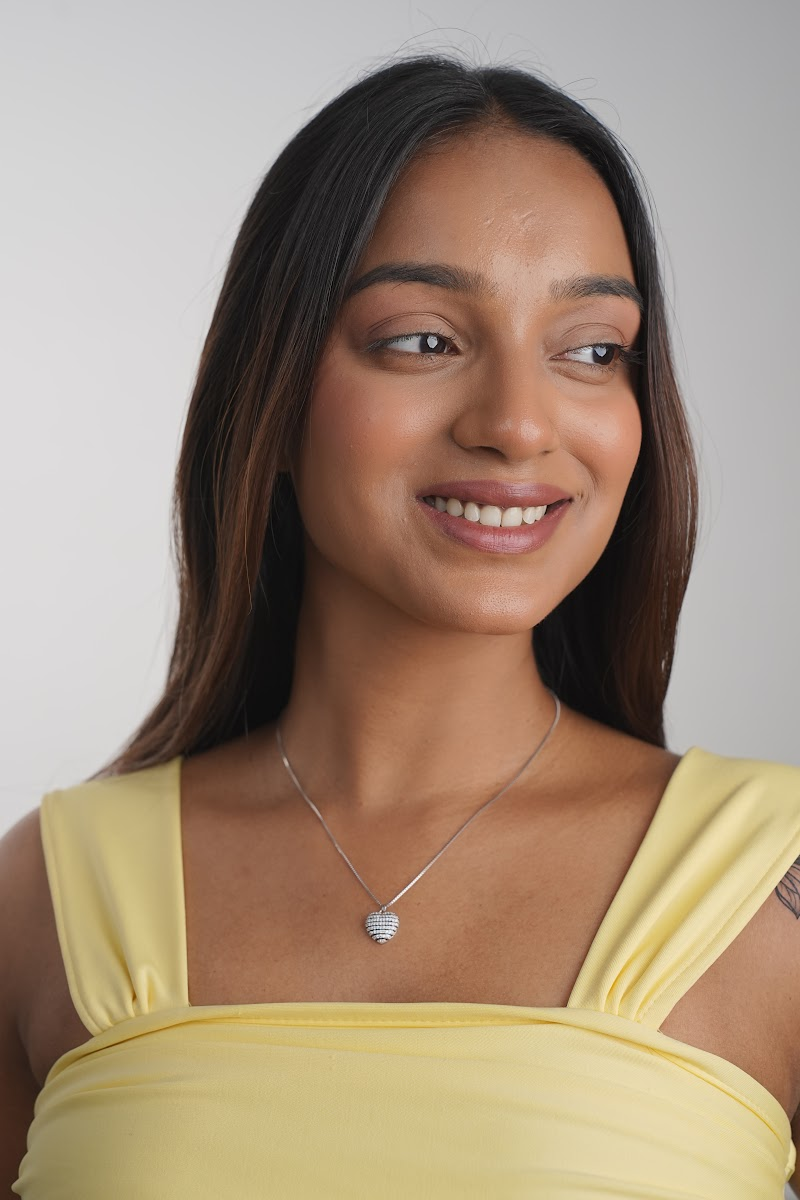
#> input picture jewellery-design-html-dist/model_candidates_thumbs/model_1_solitaire_heart_yellow_dress.jpg, 800 x 1200 px, found by its file name
$ python build_art_directed_hero_banners.py
#> lines starting #> are read from the running program, lines starting #| are printed output that depends on the picture
import os
import sys
from PIL import Image, ImageEnhance, ImageFilter
import numpy as np

target_dirs = [
    'jewellery-design-html/solystra_assets/banners',
    'jewellery-design-html-dist/solystra_assets/banners',
    r'c:\Users\vrund\OneDrive\Desktop\solystra-html\solystra_assets\banners',
    'public/solystra_assets/banners',
]

for d in target_dirs:
    os.makedirs(d, exist_ok=True)

# 4 Authentic Hero Slides with genuine model & jewelry match
slides = [
    {
        'id': 'hero_model_1',
        'title': 'The Solitaire Heart Suite',
        'src': 'scratch/chosen_hero_models/model_1_solitaire_heart_yellow_dress.jpg',
        'crop_y1': 40,
        'crop_y2': 1180,
    },
    {
        'id': 'hero_model_2',
        'title': 'Layered Pearl Solitaire',
        'src': 'scratch/model_candidates/DSC02724.JPG',
        'crop_y1': 0,
        'crop_y2': 1180,
    },
    {
        'id': 'hero_model_3',
        'title': 'Austrian Tennis Bracelet',
        'src': 'scratch/model_candidates/DSC02822.JPG',
        'crop_y1': 0,
        'crop_y2': 1180,
    },
    {
        'id': 'hero_model_4',
        'title': 'The Royal Tiara Solitaire',
        'src': 'scratch/model_candidates/DSC02745.JPG',
        'crop_y1': 0,
        'crop_y2': 1180,
    },
]

print("Building Art-Directed Master Hero Banners for Solystra Jewels...")

for s in slides:
    mid = s['id']
    src_path = s['src']

    with Image.open(src_path) as im:
#> im is the input picture: PIL image 800x1200 RGB; mean R, G, B 162.4, 142.1, 122.1
        raw_rgb = im.convert('RGB')
        w, h = raw_rgb.size

        # -------------------------------------------------------------
        # 1. DESKTOP SPLIT COLUMN IMAGE (900 x 600, aspect 1.5:1)
        # The right column is ~56% width, 520px high.
        # We want the model to comfortably fill the right column,
        # with her full head, hair, eyes, smile, and jewelry framed perfectly.
        # -------------------------------------------------------------
        y1 = s['crop_y1']
        y2 = min(h, s['crop_y2'])
        model_crop = raw_rgb.crop((0, y1, w, y2))
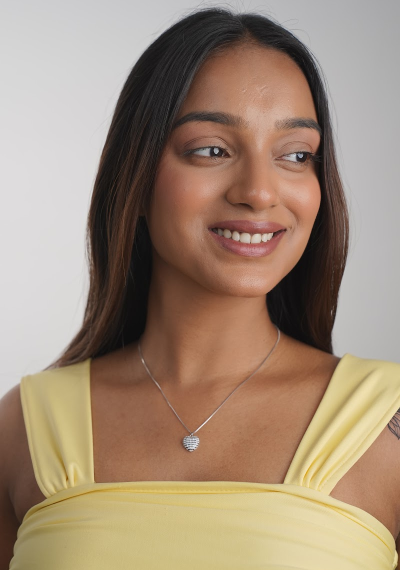
#> model_crop: PIL image 800x1140 RGB (shown at 1/2 size); mean R, G, B 160.9, 139.7, 119.6

        # Scale model crop to fill 900px height (True Window Height for Desktop)
        target_h = 900
        target_w = int(w * (target_h / float(y2 - y1))) # ~610px
        model_scaled = model_crop.resize((target_w, target_h), Image.Resampling.LANCZOS)

        # The right column is ~56% width (~807px on a 1440 screen) and 792-900px high.
        # We place model on an 850x900 canvas, perfectly matching the right column!
        canvas_w, canvas_h = 850, 900
        pc_canvas = Image.new('RGB', (canvas_w, canvas_h), color=(20, 18, 16))

        # Position model from right edge:
        paste_x = canvas_w - target_w # ~240px
        pc_canvas.paste(model_scaled, (paste_x, 0))
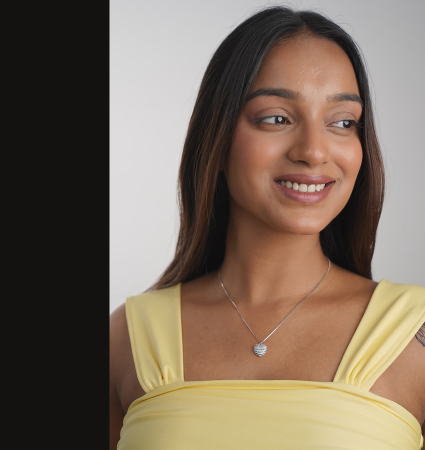
#> pc_canvas: PIL image 850x900 RGB (shown at 1/2 size); mean R, G, B 124.6, 108.4, 92.9

        # Sample average color of model's left studio background
        model_arr = np.array(model_scaled)
        sample_left = model_arr[:, :20, :]
        mean_left_bg = np.mean(sample_left, axis=(0, 1))
#> mean_left_bg = [178.3, 168.9, 165.3]

        # Create an ultra-smooth luxury gradient extending from x=0 (#141210) to paste_x
        canvas_arr = np.array(pc_canvas, dtype=np.float32)
        noir_bg = np.array([20, 18, 16], dtype=np.float32)

        # Blend from x=0 (noir) to paste_x + 80px (model)
        fade_end = paste_x + 80
        for x in range(fade_end):
            if x < paste_x:
                t = float(x) / float(paste_x)
                # smoothstep
                t = t * t * (3.0 - 2.0 * t)
                canvas_arr[:, x, :] = noir_bg * (1.0 - t) + mean_left_bg * t
            else:
                # feather into the model's actual pixels
                feather_t = float(x - paste_x) / 80.0
                feather_t = feather_t * feather_t * (3.0 - 2.0 * feather_t)
                orig_pixels = canvas_arr[:, x, :]
                canvas_arr[:, x, :] = mean_left_bg * (1.0 - feather_t) + orig_pixels * feather_t
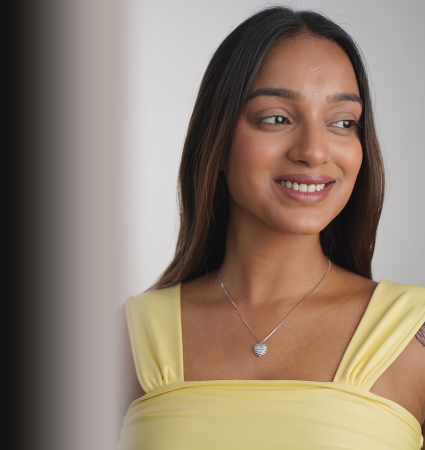
#> canvas_arr: shape (900, 850, 3) float32 (shown at 1/2 size); mean R, G, B 144.7, 127.5, 111.9

        pc_final = Image.fromarray(np.clip(canvas_arr, 0, 255).astype(np.uint8))
        pc_final = ImageEnhance.Sharpness(pc_final).enhance(1.10)
        pc_final = ImageEnhance.Contrast(pc_final).enhance(1.02)

        # -------------------------------------------------------------
        # 2. MOBILE FULL-PORTRAIT HERO (800 x 1200, aspect 2:3)
        # Framed from top of hair so her head, eyes, smile, and jewelry
        # are in the upper 65% of the mobile screen.
        # -------------------------------------------------------------
        mob_crop = raw_rgb.crop((0, 0, w, int(h * 0.95)))
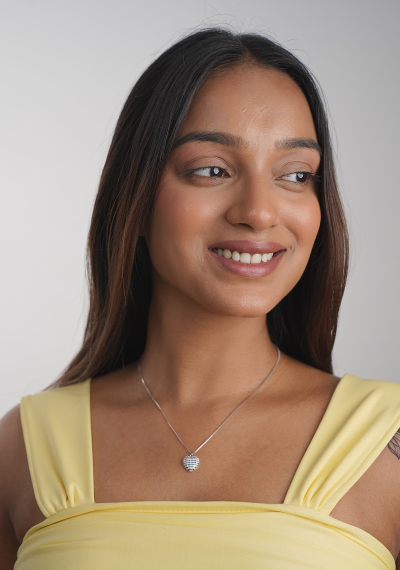
#> mob_crop: PIL image 800x1140 RGB (shown at 1/2 size); mean R, G, B 160.6, 139.9, 121.7
        mob_final = mob_crop.resize((800, 1200), Image.Resampling.LANCZOS)
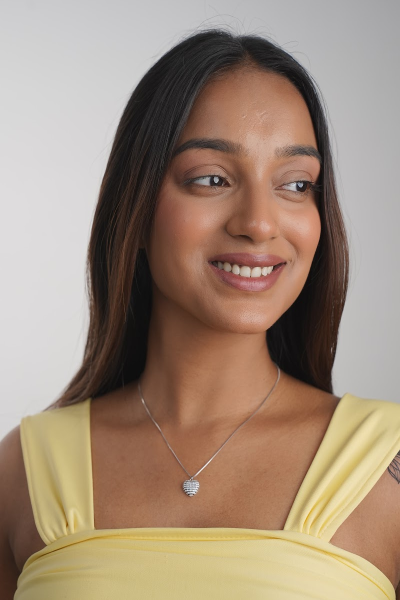
#> mob_final: PIL image 800x1200 RGB (shown at 1/2 size); mean R, G, B 160.6, 139.9, 121.7
        mob_final = ImageEnhance.Sharpness(mob_final).enhance(1.10)
        mob_final = ImageEnhance.Contrast(mob_final).enhance(1.02)

        for d in target_dirs:
            pc_final.save(os.path.join(d, f"{mid}_pc.webp"), format='WEBP', quality=92, method=6)
            pc_final.save(os.path.join(d, f"{mid}_pc.jpg"), format='JPEG', quality=92)
            mob_final.save(os.path.join(d, f"{mid}_mob.webp"), format='WEBP', quality=92, method=6)
            mob_final.save(os.path.join(d, f"{mid}_mob.jpg"), format='JPEG', quality=92)

        print(f"✓ Generated {mid}: Desktop (900x600) & Mobile (800x1200) for '{s['title']}'")
#> pass 2 of the loop `for s in slides:`:
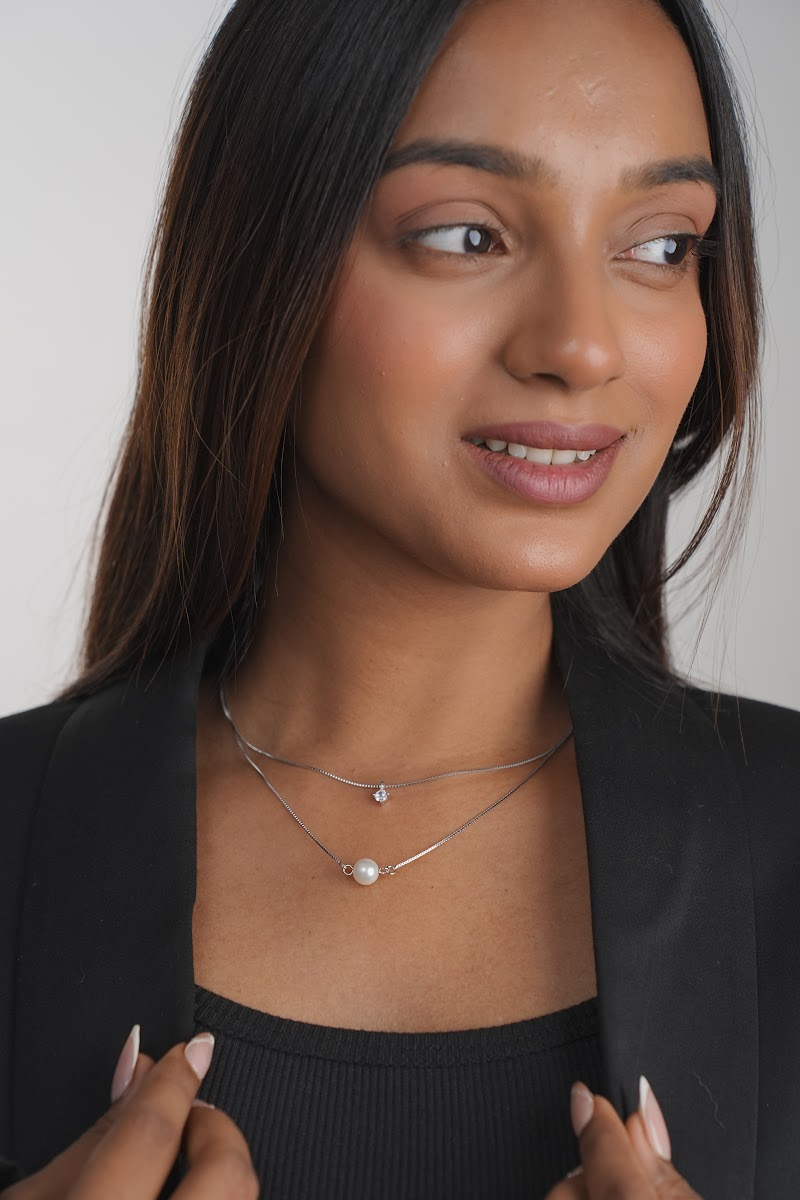
#> input picture jewellery-design-html-dist/model_candidates_thumbs/DSC02724.JPG, 800 x 1200 px, found by its file name
#> im is the input picture: PIL image 800x1200 RGB; mean R, G, B 106.5, 86.8, 78
#> model_crop: PIL image 800x1180 RGB
#> model_scaled: PIL image 610x900 RGB
#> `pc_canvas.paste(model_scaled, (paste_x, 0))`:
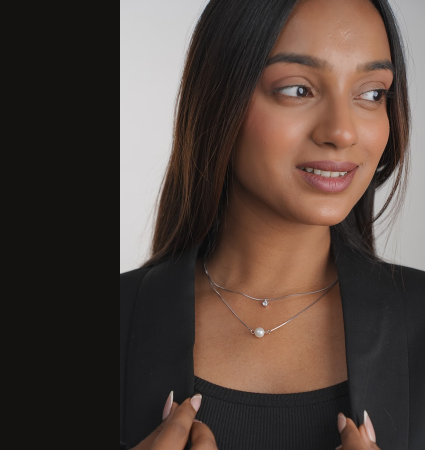
#> pc_canvas: PIL image 850x900 RGB (shown at 1/2 size); mean R, G, B 82.4, 67.7, 60.8
#> mean_left_bg = [140.3, 139.5, 140.7]
#> `mob_final = mob_crop.resize((800, 1200), Image.Resampling.LANCZOS)`:
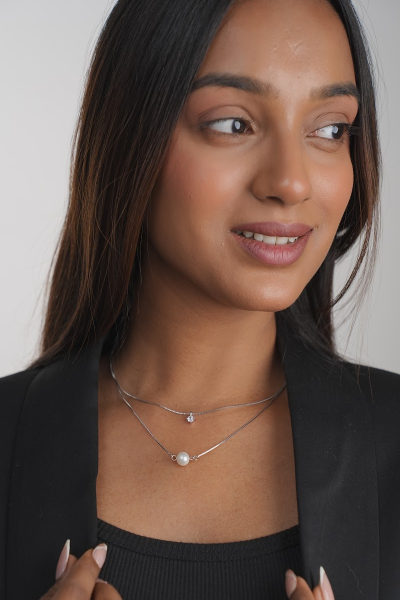
#> mob_final: PIL image 800x1200 RGB (shown at 1/2 size); mean R, G, B 108.4, 88.5, 79.6
#> pass 3 of the loop `for s in slides:`:
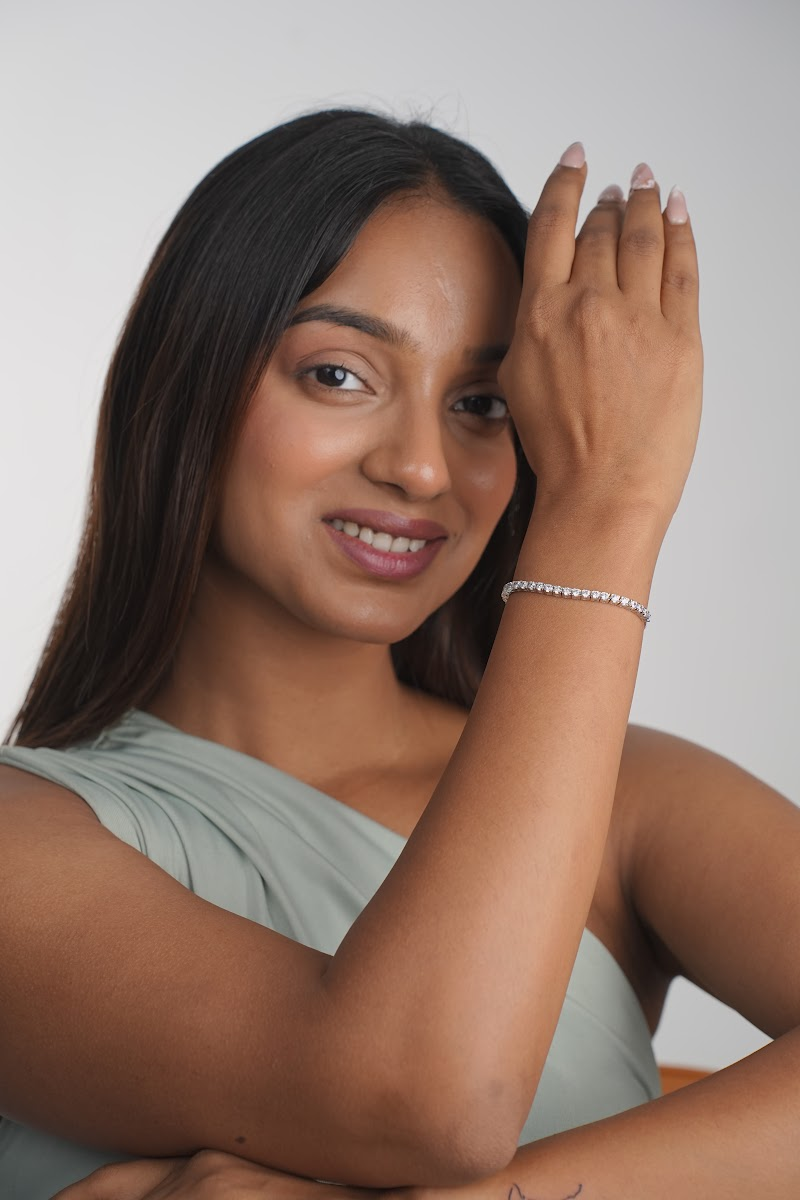
#> input picture jewellery-design-html-dist/model_candidates_thumbs/DSC02822.JPG, 800 x 1200 px, found by its file name
#> im is the input picture: PIL image 800x1200 RGB; mean R, G, B 146.6, 121.1, 108.6
#> `pc_canvas.paste(model_scaled, (paste_x, 0))`:
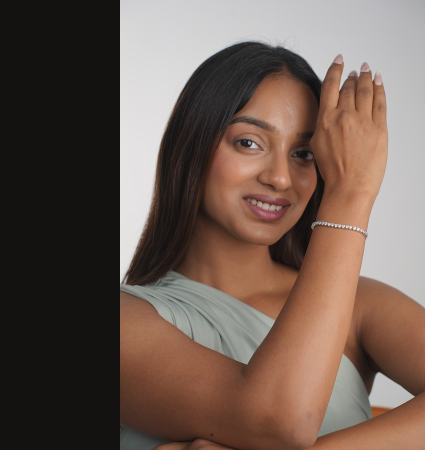
#> pc_canvas: PIL image 850x900 RGB (shown at 1/2 size); mean R, G, B 111, 92.4, 82.9
#> mean_left_bg = [179.6, 166.9, 161]
#> `mob_final = mob_crop.resize((800, 1200), Image.Resampling.LANCZOS)`:
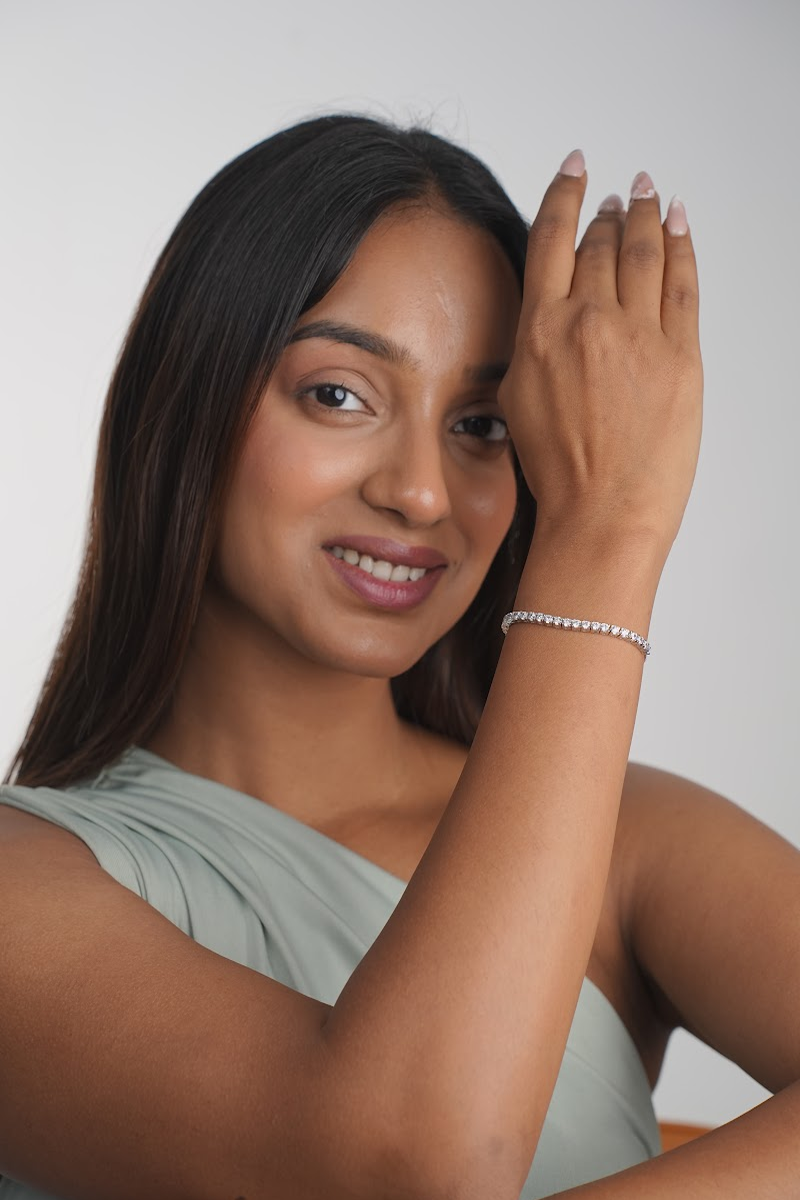
#> mob_final: PIL image 800x1200 RGB; mean R, G, B 147.8, 123, 110.8
#> the loop made 4 passes; the first 3 are shown

print("All master hero banners successfully generated and saved!")
